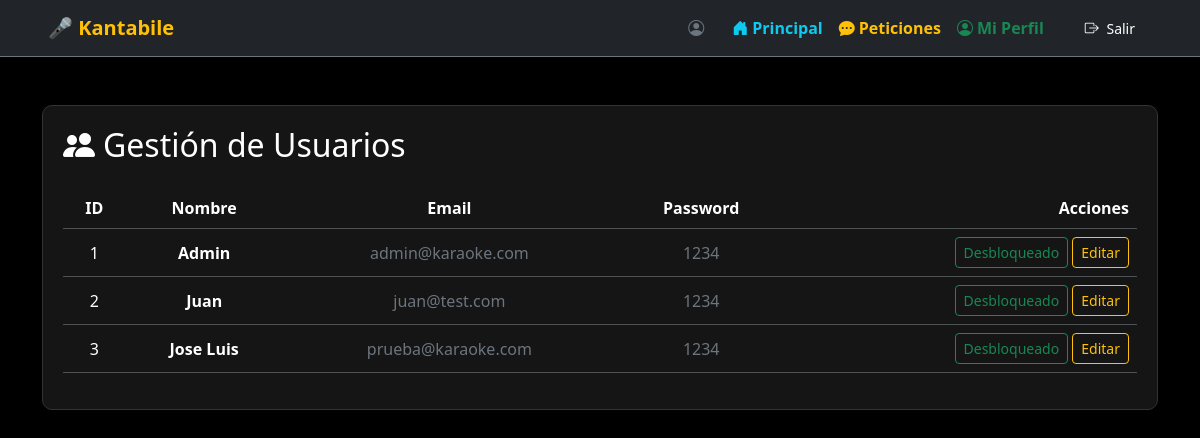
The page /administrador/perfil_admin.php on the database its author committed.
### tables this page shows
CREATE TABLE `usuarios` (
  `id` int(11) NOT NULL,
  `nombre` varchar(100) NOT NULL,
  `email` varchar(100) NOT NULL,
  `passwd` varchar(255) NOT NULL,
  `rol` int(11) NOT NULL DEFAULT 1 COMMENT '1-Usuario\r\n2-Administrador',
  `estado` tinyint(1) NOT NULL COMMENT '0 - activo\r\n1 - bloqueado',
  `registrado` timestamp NOT NULL DEFAULT current_timestamp() ON UPDATE current_timestamp()
);

### administrador/perfil_admin.php (the view, shortened to what this page needs)
<?php
include("../includes/conexion.php");
?>
<!DOCTYPE html>
<html lang="es">
<head>
    <link href="https://cdn.jsdelivr.net/npm/bootstrap@5.3.2/dist/css/bootstrap.min.css" rel="stylesheet">
    <link rel="stylesheet" href="https://cdn.jsdelivr.net/npm/bootstrap-icons@1.11.1/font/bootstrap-icons.css">
</head>
<body>
    <?php include("../includes/navbar.php"); ?>
    <div class="container mt-5">
    <div class="card-dark">
            <h2 class="mb-4"><i class="bi bi-people-fill me-2"></i>Gestión de Usuarios</h2>
            <table class="table table-dark table-hover align-middle text-center">
                <thead>
                    <tr>
                        <th>ID</th>
                        <th>Nombre</th>
                        <th>Email</th>
                        <th>Password</th>
                        <th class="text-end">Acciones</th>
                    </tr>
                </thead>
                <tbody>
                    <?php
                    $resultado = mysqli_query($conn, "SELECT * FROM usuarios");
                    while ($row = mysqli_fetch_assoc($resultado)) {
                        $id =  $row['id'];
                        $bloqueado = $row['estado'] == 1;
                        $btn_color = $bloqueado ? 'btn-outline-danger' : 'btn-outline-success';
                        $btn_texto = $bloqueado ? 'Bloqueado' : 'Desbloqueado';
                    ?>
                        <tr>
                            <td><?php echo $row['id']; ?></td>
                            <td><strong><?php echo $row['nombre']; ?></strong></td>
                            <td class="text-secondary"><?php echo $row['email']; ?></td>
                            <td class="text-secondary"><?php echo $row['passwd']; ?></td>
                            <td class="text-end">
                             <form action="" method="POST" class="d-inline">
                                    <?php if ($bloqueado) { ?>
                                        <input type="hidden" name="nuevo_estado" value="0">
                                        <button type="submit" name="accion_estado" class="btn btn-sm <?php echo $btn_color ?>">
                                            <?php echo $btn_texto ?>
                                        </button>
                                    <?php } else { ?>
                                        <button type="submit" name="accion_estado" class="btn btn-sm <?php echo $btn_color ?>">
                                            <?php echo $btn_texto ?>
                                        </button>
                                    <?php } ?>
                                </form>
                                <button class="btn btn-outline-warning btn-sm" data-bs-toggle="collapse" data-bs-target="#fila_<?php echo $id;?>">Editar</button>
                            </td>
                        </tr>
                    <?php }; ?>
                </tbody>
            </table>
        </div>
    </div>
</body>
</html>

### administrador/perfil_admin.php (style rules this page uses)
body { background-color: #000; color: white; }
.card-dark { background-color: #151515; border: 1px solid #333; padding: 20px; border-radius: 10px; }
.table-dark { --bs-table-bg: #151515; }

### rows shown on the page
usuarios: id "1", nombre "Admin", email "admin@karaoke.com", passwd "1234", estado "Desbloqueado"
usuarios: id "2", nombre "Juan", email "juan@test.com", passwd "1234", estado "Desbloqueado"
usuarios: id "3", nombre "Jose Luis", email "prueba@karaoke.com", passwd "1234", estado "Desbloqueado"
